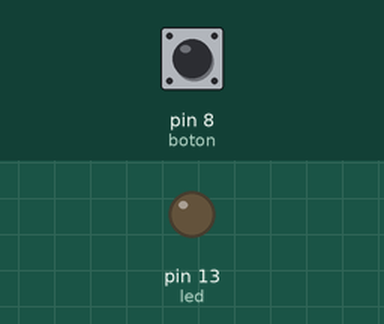
Recording of a sketch running on a simulated Arduino Uno, built with avr-gcc and run on an emulated ATmega328P. Parts: output pins drawn as LEDs (lit = HIGH). The test bench sets the inputs (shaded band); at power-on: pin 8 (boton) HIGH.

Above: at 1.2 s.
1.3 s: pin 8 (boton) pulled LOW for 0.15 s
At 1.37 s:
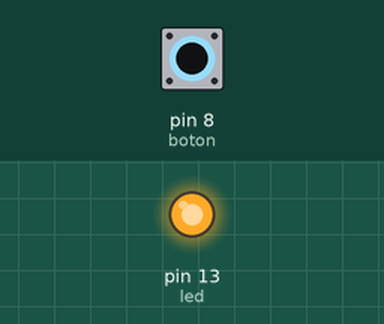
2.9 s: pin 8 (boton) pulled LOW for 3.2 s
At 6.6 s:
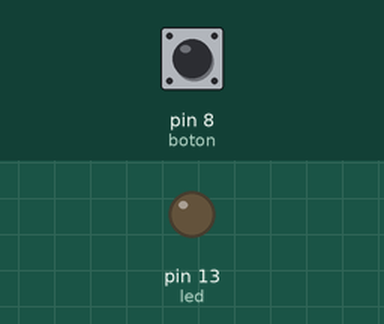
Timing chart, 0 to 8.1 s (numbered marks = the images above; inputs shaded):
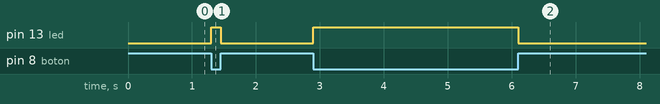

Measured:
- after the input at 1.3 s, pin 13 (led): LOW → HIGH at once, → LOW 0.15 s later
- after the input at 2.9 s, pin 13 (led): LOW → HIGH at once, → LOW 3.2 s later

The sketch:

ControlDigitalPractica5.ino
```cpp
#include <Arduino.h>
extern "C"{
    #include "inc/pulsador.h"
}

#define boton 8
#define led 13

void setup() {
    // Configurar el pin LED como salida (para propósitos de prueba)
    pinMode(led, OUTPUT);
    pinMode(boton, INPUT_PULLUP);
    // Inicializar la MEF del botón
    mefIniciarBoton();
}

void loop() {
    mefActualizarBoton(boton);
}
```

pulsador.h
```cpp
// botones.h
#ifndef PULSADOR_H
#define PULSADOR_H

typedef enum {
    buttonUp,
    buttonDown,
    buttonFalling,
    buttonRising
} estadosBoton_t;

// Prototipos de funciones
void mefIniciarBoton();
void mefActualizarBoton(int16_t button);
int delayNoBloqueante(int16_t tiempo);
void botonPrecionado();
void botonLiberado();


#endif // BOTONES_H
```

pulsador.c
```cpp
#include <Arduino.h>
#include <stdbool.h>
#include "../inc/pulsador.h"

// Variables globales
unsigned long tiempoInicial = 0;
estadosBoton_t estadosBoton;

void mefIniciarBoton() {
    estadosBoton = buttonUp;
}

void botonPrecionado() {
    digitalWrite(13, HIGH);
}

void botonLiberado() {
    digitalWrite(13, LOW);
}

int delayNoBloqueante(int16_t tiempo) {
    // Obtener el tiempo actual
    unsigned long tiempoActual = millis();
    // Verificar si el tiempo transcurrido es mayor o igual al tiempo especificado
    if (tiempoActual - tiempoInicial >= tiempo) {
        tiempoInicial = tiempoActual;
        return 1;  // Han pasado al menos 'tiempo' milisegundos
    } else {
        return 0; // Aún no han pasado 'tiempo' milisegundos
    }
}

void mefActualizarBoton(int16_t button) {
    switch (estadosBoton) {
    case buttonUp:
        if (!digitalRead(button)) {
            estadosBoton = buttonFalling;
        }
        break;

    case buttonDown:
        if (digitalRead(button)) {
            estadosBoton = buttonRising;
        }
        break;

    case buttonFalling:
        if (delayNoBloqueante(40)) {
            if (!digitalRead(button)) {
                estadosBoton = buttonDown;
                botonPrecionado();
            } else {
                estadosBoton = buttonUp;
            }
        }
        break;

    case buttonRising:
        if (delayNoBloqueante(40)) {
            if (digitalRead(button)) {
                estadosBoton = buttonUp;
                botonLiberado();
            } else {
                estadosBoton = buttonDown;
            }
        }
        break;

    default:
        mefIniciarBoton();
        break;
    }
}
```
